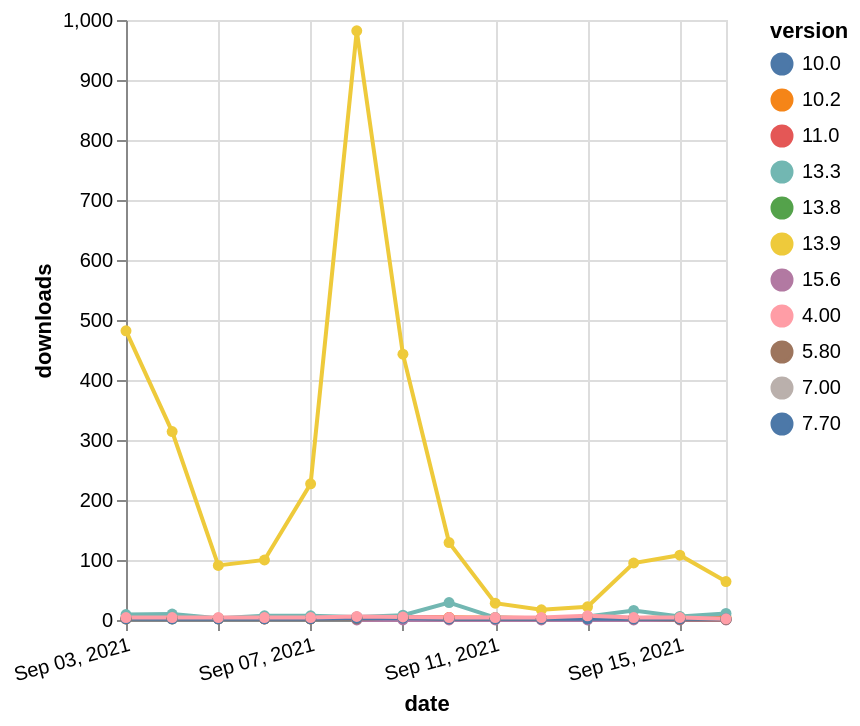

The Vega-Lite source for this figure:
### Vega-Lite specification from a JSON file in a GitHub repository (floating-point values rounded to 4 significant figures; data arrays with more than 128 entries replaced by an {"elided": "..."} marker saying what was removed)
{"$schema": "https://vega.github.io/schema/vega-lite/v5.json", "description": "A simple bar chart with embedded data.", "data": {"values": {"elided": "149 records"}}, "width": "container", "mark": {"type": "line", "point": {"filled": true}}, "encoding": {"x": {"field": "date", "type": "temporal", "timeUnit": "yearmonthdate", "title": "date", "axis": {"labelAngle": -15}}, "y": {"field": "delta", "type": "quantitative", "title": "downloads"}, "color": {"field": "version", "type": "nominal"}, "tooltip": {"field": "delta"}}}
